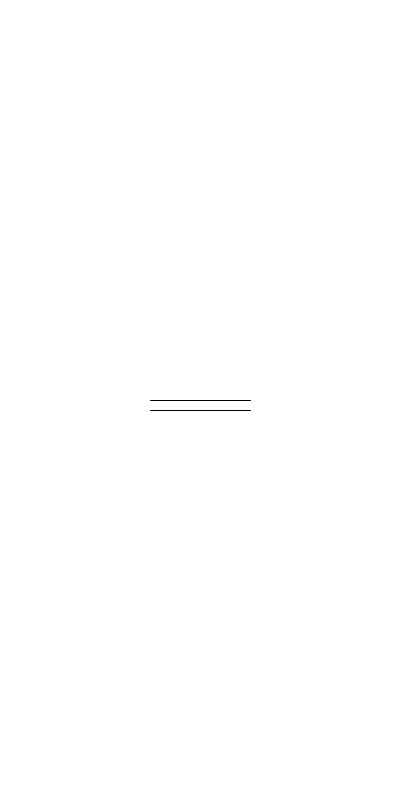
Frame 1 (no input)
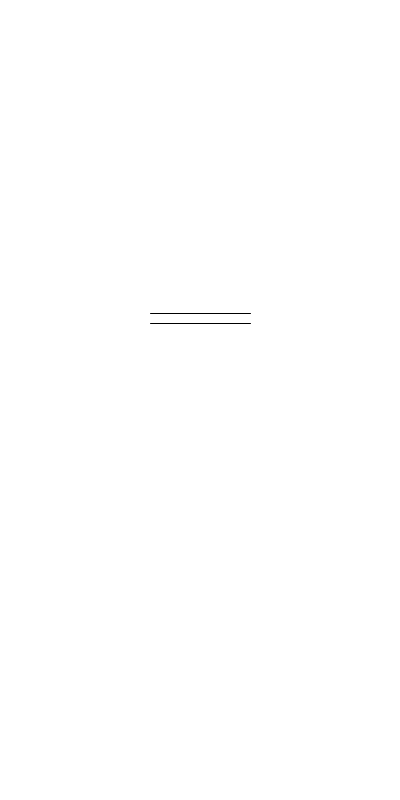
Frame 60 (the mouse pressed at the canvas centre just before this capture)
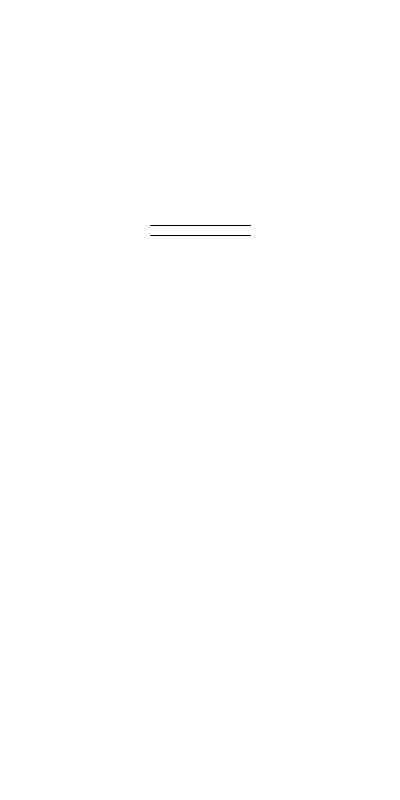
Frame 120 (the mouse held since frame 60 and released just before this capture)

The Processing sketch that drew these frames (run headless with seeded random() and noise(); from frame 60 on, the mouse is pressed at the canvas centre):

// Processing sketch: expanding_line_example
// ── expanding_line_example.pde
float x = 200;
float y = 400;

float spandex = 50;

float yspeed; 

void setup() {
  size(400,800);
  yspeed = random(-5,5);
}

void draw() {
  background(255);
  stroke(0);

  line(x-spandex,y,x+spandex,y);
  line(x-spandex,y+10,x+spandex,y+10);
  
  y = y - yspeed;
  //spandex = spandex + 0.3;
}
